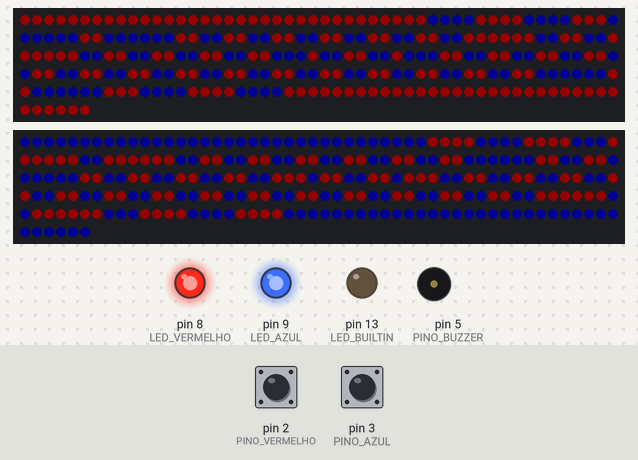
The sketch below on a simulated Arduino Nano, built with avr-gcc and run on an emulated ATmega328P. On the bench: 2 × 256 RGB LEDs in strip order, left to right, continuing on the next row, output pins drawn as LEDs (lit = HIGH), buzzer (waves = sounding). Inputs (shaded band) come from the test bench; at power-on: pin 2 (PINO_VERMELHO) HIGH, pin 3 (PINO_AZUL) HIGH. Dim RGB values are drawn brighter than linear.

Above: at 7.8 s.
7.9 s: pin 2 (PINO_VERMELHO) pulled LOW for 0.15 s
At 8.8 s:
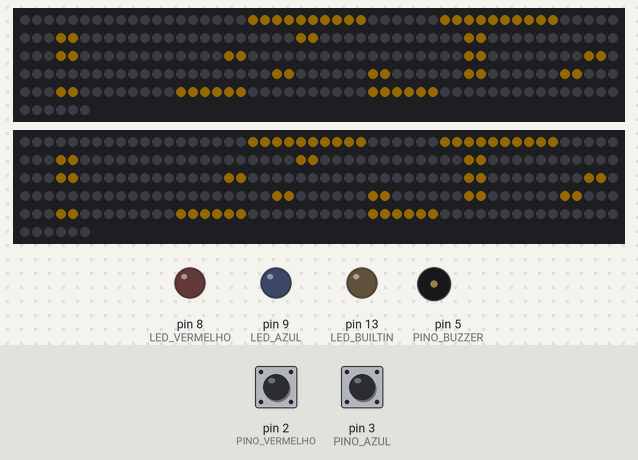
10.5 s: pin 3 (PINO_AZUL) pulled LOW for 1 s
At 12.5 s:
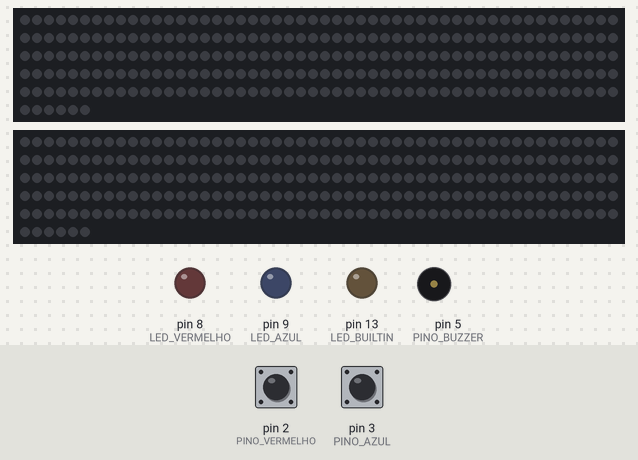
13.0 s: pin 3 (PINO_AZUL) pulled LOW for 0.15 s
At 13.08 s:
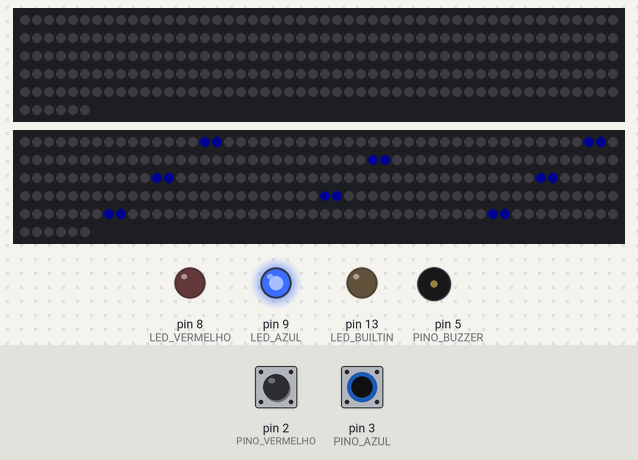
14.6 s: pin 2 (PINO_VERMELHO) pulled LOW for 1 s
At 15.4 s:
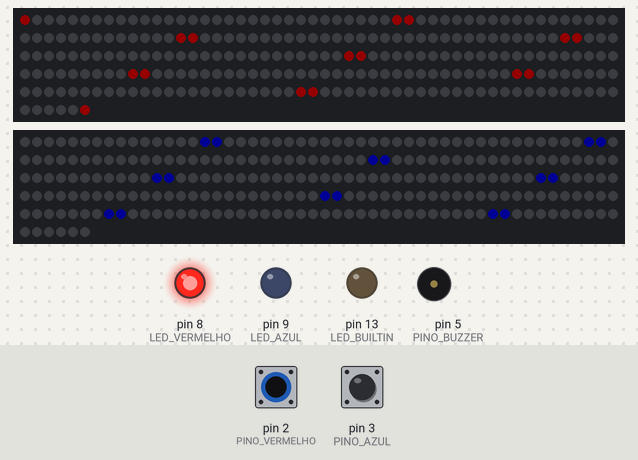
17.1 s: pin 3 (PINO_AZUL) pulled LOW for 0.15 s
At 17.5 s:
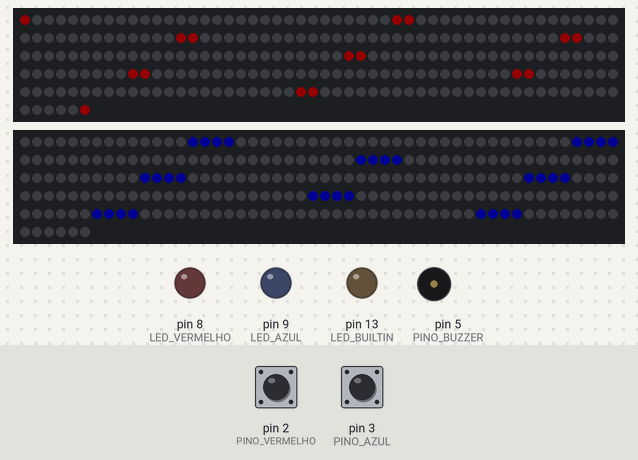
18.7 s: pin 2 (PINO_VERMELHO) driven LOW and pin 3 (PINO_AZUL) driven LOW
At 19.3 s:
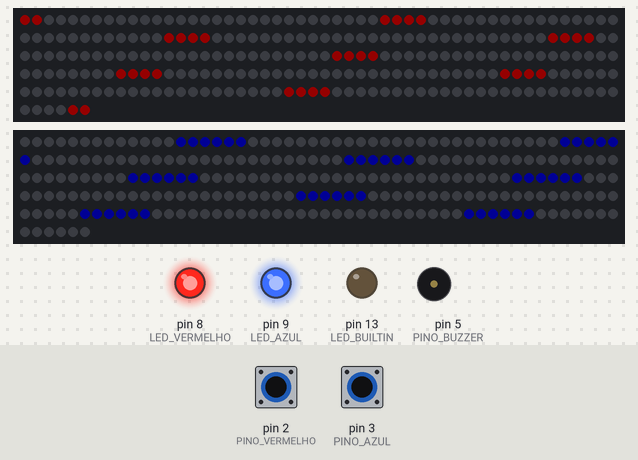
Timing chart, 0 to 21.2 s (numbered marks = the images above; inputs shaded):
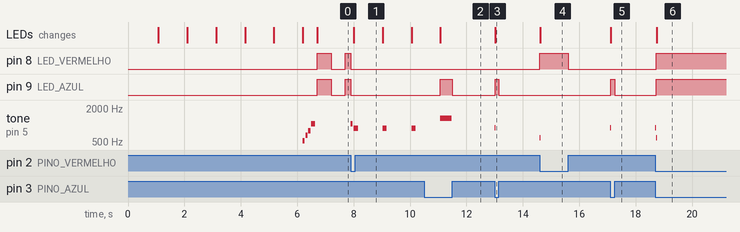

The sketch:

versao_arduino_nano.ino
```cpp
// =====================================================
//  Cabo de Guerra de LEDs - Vermelho x Azul
//  VERSÃO ANTIGA (histórico) - Arduino Nano (ATmega328P)
//  Substituída pela versão ESP32 em /firmware. Mantida para
//  mostrar a evolução do projeto (ver README).
//  2 malhas WS2812B 16x16 SEPARADAS, cada uma no seu pino
//  Biblioteca: Adafruit NeoPixel (Gerenciador de Bibliotecas)
// =====================================================
#include <Adafruit_NeoPixel.h>

// ---------------- CONFIGURAÇÃO ----------------
#define PINO_MALHA1     6   // DIN da malha 1 (lado do vermelho)
#define PINO_MALHA2     7   // DIN da malha 2 (lado do azul)
#define PINO_VERMELHO   2   // botão vermelho (outro lado no GND)
#define PINO_AZUL       3   // botão azul (outro lado no GND)
#define LED_VERMELHO    8   // LED dentro do botão vermelho
#define LED_AZUL        9   // LED dentro do botão azul
#define PINO_BUZZER     5   // buzzer PASSIVO (+ no D5, - no GND)
#define SOM_LIGADO      1   // 0 = jogo sem som

#define LARGURA_MALHA   16  // colunas de cada malha
#define ALTURA          16  // linhas de cada malha

// Malhas 16x16 rígidas costumam ser numeradas por LINHA em zigue-zague.
// Se o GO aparecer embaralhado, teste POR_COLUNA 1 e/ou ZIGZAG 0
#define POR_COLUNA      0   // 0 = por linha, 1 = por coluna
#define ZIGZAG          1   // 1 = sentido alterna a cada linha/coluna

// Se uma malha estiver montada de cabeça para baixo, mude para 1
#define GIRAR_MALHA1    0
#define GIRAR_MALHA2    0

#define BRILHO          20  // 0 a 255 (cuidado com a corrente da fonte!)
#define COLUNAS_POR_TOQUE 1
#define VEZES_PISCAR    4
#define DEBOUNCE_MS     30

// Ordem das cores dos LEDs. Se o vermelho aparecer verde (ou o contrário),
// troque NEO_GRB por NEO_RGB
#define ORDEM_CORES     NEO_GRB

// 1 = ao ligar, faz um teste de cores em cada malha (para achar defeitos)
// Depois que estiver tudo certo, mude para 0
#define TESTE_CORES     1
// ----------------------------------------------

#ifndef LED_BUILTIN
#define LED_BUILTIN 13  // LED da própria placa no Nano
#endif

#define LARGURA         (LARGURA_MALHA * 2)
#define LEDS_POR_MALHA  (LARGURA_MALHA * ALTURA)

Adafruit_NeoPixel malha1(LEDS_POR_MALHA, PINO_MALHA1, ORDEM_CORES + NEO_KHZ800);
Adafruit_NeoPixel malha2(LEDS_POR_MALHA, PINO_MALHA2, ORDEM_CORES + NEO_KHZ800);

uint32_t VERMELHO, AZUL, AMARELO, BRANCO;

// A struct precisa ficar ANTES de qualquer função, senão a IDE do Arduino
// cria os protótipos automáticos antes dela e dá erro de compilação
struct Botao {
  uint8_t pino;
  uint8_t antes;
  unsigned long t;
};

Botao bv = {PINO_VERMELHO, HIGH, 0};
Botao ba = {PINO_AZUL, HIGH, 0};

bool apertou(Botao &b);
void sincronizar(Botao &b);

// ---------------- DESENHO ----------------
// Converte (x, y) dentro de UMA malha no índice do LED
uint16_t indice(uint8_t lx, uint8_t y) {
#if POR_COLUNA
  if (ZIGZAG && (lx & 1)) y = ALTURA - 1 - y;
  return (uint16_t)lx * ALTURA + y;
#else
  if (ZIGZAG && (y & 1)) lx = LARGURA_MALHA - 1 - lx;
  return (uint16_t)y * LARGURA_MALHA + lx;
#endif
}

// x vai de 0 a 31: 0..15 = malha 1, 16..31 = malha 2
void pixel(int x, int y, uint32_t c) {
  if (x < 0 || x >= LARGURA || y < 0 || y >= ALTURA) return;
  uint8_t lx = x % LARGURA_MALHA;
  uint8_t ly = y;
  if (x < LARGURA_MALHA) {
    if (GIRAR_MALHA1) { lx = LARGURA_MALHA - 1 - lx; ly = ALTURA - 1 - ly; }
    malha1.setPixelColor(indice(lx, ly), c);
  } else {
    if (GIRAR_MALHA2) { lx = LARGURA_MALHA - 1 - lx; ly = ALTURA - 1 - ly; }
    malha2.setPixelColor(indice(lx, ly), c);
  }
}

void coluna(uint8_t x, uint32_t c) {
  for (uint8_t y = 0; y < ALTURA; y++) pixel(x, y, c);
}

void limpar() {
  malha1.clear();
  malha2.clear();
}

void encher(uint32_t c) {
  malha1.fill(c);
  malha2.fill(c);
}

void mostrar() {
  malha1.show();
  malha2.show();
}

// Fonte 5x7 (números da contagem) guardada na memória Flash (economiza RAM)
// Ordem: G, O, 3, 2, 1
const uint8_t FONTE[][7] PROGMEM = {
  {0b01110, 0b10001, 0b10000, 0b10111, 0b10001, 0b10001, 0b01111}, // G
  {0b01110, 0b10001, 0b10001, 0b10001, 0b10001, 0b10001, 0b01110}, // O
  {0b11111, 0b00010, 0b00100, 0b00010, 0b00001, 0b10001, 0b01110}, // 3
  {0b01110, 0b10001, 0b00001, 0b00010, 0b00100, 0b01000, 0b11111}, // 2
  {0b00100, 0b01100, 0b00100, 0b00100, 0b00100, 0b00100, 0b01110}, // 1
};

int8_t indiceFonte(char ch) {
  switch (ch) {
    case 'G': return 0;
    case 'O': return 1;
    case '3': return 2;
    case '2': return 3;
    case '1': return 4;
  }
  return -1;
}

// Na malha 16x16 os números ficam com o dobro do tamanho (10 x 14)
#define ESCALA_TEXTO  ((ALTURA >= 14) ? 2 : 1)

// Escreve o texto centralizado na malha indicada (0 = malha 1, 1 = malha 2)
void texto(const char *txt, uint8_t m, uint32_t c) {
  const uint8_t e = ESCALA_TEXTO;
  uint8_t n = strlen(txt);
  int largTxt = (n * 6 - 1) * e;
  int x0 = m * LARGURA_MALHA + (LARGURA_MALHA - largTxt) / 2;
  int y0 = (ALTURA - 7 * e) / 2;
  for (uint8_t i = 0; i < n; i++) {
    int8_t f = indiceFonte(txt[i]);
    if (f < 0) continue;
    for (uint8_t r = 0; r < 7; r++) {
      uint8_t linha = pgm_read_byte(&FONTE[f][r]);
      for (uint8_t b = 0; b < 5; b++) {
        if (linha & (1 << (4 - b))) {
          for (uint8_t dy = 0; dy < e; dy++)
            for (uint8_t dx = 0; dx < e; dx++)
              pixel(x0 + (i * 6 + b) * e + dx, y0 + r * e + dy, c);
        }
      }
    }
  }
}

// Letras GRANDES (6 x 12, traço grosso) para o "GO" da malha 16x16
#define LETRA_L   6
#define LETRA_A   12
const uint8_t G_GRANDE[LETRA_A] PROGMEM = {
  0b011110,
  0b111111,
  0b110011,
  0b110000,
  0b110000,
  0b110111,
  0b110111,
  0b110011,
  0b110011,
  0b110011,
  0b111111,
  0b011110,
};
const uint8_t O_GRANDE[LETRA_A] PROGMEM = {
  0b011110,
  0b111111,
  0b110011,
  0b110011,
  0b110011,
  0b110011,
  0b110011,
  0b110011,
  0b110011,
  0b110011,
  0b111111,
  0b011110,
};

void letraGrande(const uint8_t *letra, int x0, int y0, uint32_t c) {
  for (uint8_t r = 0; r < LETRA_A; r++) {
    uint8_t linha = pgm_read_byte(&letra[r]);
    for (uint8_t b = 0; b < LETRA_L; b++) {
      if (linha & (1 << (LETRA_L - 1 - b))) pixel(x0 + b, y0 + r, c);
    }
  }
}

// Pinta a malha inteira com a cor de fundo e escreve "GO" grande por cima
void telaGO(uint8_t m, uint32_t fundo, uint32_t letra) {
  for (uint8_t x = 0; x < LARGURA_MALHA; x++) coluna(m * LARGURA_MALHA + x, fundo);
  int largGO = LETRA_L * 2 + 2;  // 6 + 2 + 6 = 14
  int x0 = m * LARGURA_MALHA + (LARGURA_MALHA - largGO) / 2;
  int y0 = (ALTURA - LETRA_A) / 2;
  letraGrande(G_GRANDE, x0, y0, letra);
  letraGrande(O_GRANDE, x0 + LETRA_L + 2, y0, letra);
}

// ---------------- BOTÕES ----------------
// (a struct Botao fica lá no topo do arquivo)

// true só no instante em que o botão é apertado (com debounce)
bool apertou(Botao &b) {
  uint8_t v = digitalRead(b.pino);
  unsigned long agora = millis();
  if (v != b.antes && agora - b.t > DEBOUNCE_MS) {
    b.antes = v;
    b.t = agora;
    return v == LOW;
  }
  return false;
}

// Ignora o que foi apertado enquanto não estávamos lendo
void sincronizar(Botao &b) {
  b.antes = digitalRead(b.pino);
  b.t = millis();
}

// ---------------- SOM ----------------
// Notas (Hz)
#define NOTA_C5  523
#define NOTA_E5  659
#define NOTA_G5  784
#define NOTA_A5  880
#define NOTA_C6  1047
#define NOTA_E6  1319
#define NOTA_A4  440
#define NOTA_E4  330

// Toca sem travar o programa (o som segue enquanto o jogo roda)
void bip(unsigned int freq, unsigned long dur) {
#if SOM_LIGADO
  tone(PINO_BUZZER, freq, dur);
#endif
}

// Toca e espera terminar
void nota(unsigned int freq, unsigned long dur) {
  bip(freq, dur);
  delay(dur + 20);
}

void somLigou() {
  nota(NOTA_C5, 80);
  nota(NOTA_E5, 80);
  nota(NOTA_G5, 80);
  nota(NOTA_C6, 150);
}

// Som de "batida" quando as cores se encontram: desce de agudo para grave
void somEncontro() {
  for (int f = 1500; f >= 200; f -= 50) {
    bip(f, 20);
    delay(20);
  }
  noTone(PINO_BUZZER);
}

// ---------------- LEDs DOS BOTÕES ----------------
void ledsBotoes(bool vermelho, bool azul) {
  digitalWrite(LED_VERMELHO, vermelho ? HIGH : LOW);
  digitalWrite(LED_AZUL, azul ? HIGH : LOW);
}

// ---------------- ETAPAS DO JOGO ----------------
void telaInicio() {
  limpar();
  telaGO(0, VERMELHO, AZUL);   // malha do vermelho: fundo vermelho, GO azul
  telaGO(1, AZUL, VERMELHO);   // malha do azul: fundo azul, GO vermelho
  mostrar();
  sincronizar(bv);
  sincronizar(ba);
  unsigned long tPisca = millis();
  bool aceso = true;
  ledsBotoes(true, true);
  while (true) {
    if (apertou(bv) || apertou(ba)) {
      ledsBotoes(false, false);
      nota(NOTA_C6, 60);  // "ok, vamos começar"
      return;
    }
    // LEDs dos botões piscam devagar chamando para jogar
    if (millis() - tPisca > 500) {
      tPisca = millis();
      aceso = !aceso;
      ledsBotoes(aceso, aceso);
    }
    delay(5);
  }
}

void contagem() {
  const char *numeros[] = {"3", "2", "1"};
  for (uint8_t i = 0; i < 3; i++) {
    limpar();
    texto(numeros[i], 0, AMARELO);
    texto(numeros[i], 1, AMARELO);
    mostrar();
    bip(NOTA_A5, 150);  // bip em cada número
    delay(1000);
  }
  limpar();
  mostrar();
  bip(NOTA_E6, 400);    // bip longo e agudo: VALENDO!
  sincronizar(bv);
  sincronizar(ba);
}

void jogar(uint8_t &v, uint8_t &a) {
  v = 0;  // colunas do vermelho (enchem da esquerda, malha 1 -> malha 2)
  a = 0;  // colunas do azul (enchem da direita, malha 2 -> malha 1)
  while (v + a < LARGURA) {
    bool mudou = false;
    if (apertou(bv)) {
      for (uint8_t k = 0; k < COLUNAS_POR_TOQUE && v + a < LARGURA; k++) {
        coluna(v, VERMELHO);
        v++;
      }
      bip(600, 15);   // clique do vermelho (mais grave)
      mudou = true;
    }
    if (apertou(ba)) {
      for (uint8_t k = 0; k < COLUNAS_POR_TOQUE && v + a < LARGURA; k++) {
        coluna(LARGURA - 1 - a, AZUL);
        a++;
      }
      bip(900, 15);   // clique do azul (mais agudo)
      mudou = true;
    }
    if (mudou) mostrar();
    // LED do botão acende enquanto ele está apertado
    ledsBotoes(digitalRead(PINO_VERMELHO) == LOW, digitalRead(PINO_AZUL) == LOW);
  }
  ledsBotoes(false, false);
}

void mostrarVencedor(uint8_t v, uint8_t a) {
  somEncontro();  // ~0,6 s, enquanto mostra onde se encontraram
  delay(200);
  uint32_t c;
  if (v > a)      c = VERMELHO;
  else if (a > v) c = AZUL;
  else            c = BRANCO;  // empate
  bool ganhouV = (v >= a);  // no empate os dois piscam
  bool ganhouA = (a >= v);
  bool empate = (v == a);
  // Uma nota a cada piscada: vitória sobe, empate desce
  const unsigned int vitoria[] = {NOTA_C5, NOTA_E5, NOTA_G5, NOTA_C6};
  const unsigned int velha[]   = {NOTA_A4, NOTA_A4, NOTA_A4, NOTA_E4};
  for (uint8_t i = 0; i < VEZES_PISCAR; i++) {
    encher(c);
    mostrar();
    ledsBotoes(ganhouV, ganhouA);  // LED do botão vencedor pisca junto
    bip(empate ? velha[i % 4] : vitoria[i % 4], (i == VEZES_PISCAR - 1) ? 380 : 250);
    delay(400);
    limpar();
    mostrar();
    ledsBotoes(false, false);
    delay(400);
  }
}

// ---------------- SETUP / LOOP ----------------
void setup() {
  pinMode(PINO_VERMELHO, INPUT_PULLUP);
  pinMode(PINO_AZUL, INPUT_PULLUP);
  pinMode(LED_BUILTIN, OUTPUT);
  pinMode(LED_VERMELHO, OUTPUT);
  pinMode(LED_AZUL, OUTPUT);
  pinMode(PINO_BUZZER, OUTPUT);
  ledsBotoes(false, false);

  malha1.begin();
  malha2.begin();

  // Se faltou RAM para os LEDs, o LED da placa pisca sem parar
  if (malha1.numPixels() == 0 || malha2.numPixels() == 0) {
    while (true) {
      digitalWrite(LED_BUILTIN, !digitalRead(LED_BUILTIN));
      delay(150);
    }
  }

  VERMELHO = Adafruit_NeoPixel::Color(BRILHO, 0, 0);
  AZUL     = Adafruit_NeoPixel::Color(0, 0, BRILHO);
  AMARELO  = Adafruit_NeoPixel::Color(BRILHO, BRILHO * 180 / 255, 0);
  BRANCO   = Adafruit_NeoPixel::Color(BRILHO, BRILHO, BRILHO);

  limpar();
  mostrar();

#if TESTE_CORES
  // Malha 1: vermelho, verde, azul. Depois a malha 2: vermelho, verde, azul.
  uint32_t cores[] = {VERMELHO, Adafruit_NeoPixel::Color(0, BRILHO, 0), AZUL};
  for (uint8_t m = 0; m < 2; m++) {
    for (uint8_t i = 0; i < 3; i++) {
      limpar();
      if (m == 0) malha1.fill(cores[i]); else malha2.fill(cores[i]);
      mostrar();
      delay(1000);
    }
  }
  limpar();
  mostrar();
#endif

  somLigou();  // musiquinha ao ligar o jogo
}

void loop() {
  uint8_t v, a;
  telaInicio();
  contagem();
  jogar(v, a);
  mostrarVencedor(v, a);
}
```

Measured:
- after the input at 7.9 s, tone on pin 5 (PINO_BUZZER): plays 1047 Hz for 0.06 s, 880 Hz for 0.15 s, 880 Hz for 0.15 s, 880 Hz for 0.15 s, starting at once; the LEDs: change after 0.11 s (image 1)
- after the input at 10.5 s, pin 9 (LED_AZUL): LOW → HIGH after 0.57 s, → LOW 0.43 s later
- after the input at 13.0 s, pin 9 (LED_AZUL): LOW → HIGH at once, → LOW 0.13 s later; tone on pin 5 (PINO_BUZZER): silent → 900 Hz at once, → silent 0.02 s later; the LEDs: change at once (image 3)
- after the input at 14.6 s, pin 8 (LED_VERMELHO): LOW → HIGH at once, → LOW 1.0 s later; tone on pin 5 (PINO_BUZZER): silent → 600 Hz at once, → silent 0.02 s later; the LEDs: change at once (image 4)
- after the input at 17.1 s, pin 9 (LED_AZUL): LOW → HIGH at once, → LOW 0.13 s later; tone on pin 5 (PINO_BUZZER): silent → 900 Hz at once, → silent 0.02 s later; the LEDs: change at once (image 5)
- after the input at 18.7 s, pin 8 (LED_VERMELHO), pin 9 (LED_AZUL): LOW → HIGH at once; tone on pin 5 (PINO_BUZZER): silent → 900 Hz at once, → 600 Hz 0.02 s later, → silent 0.02 s later; the LEDs: change at once (image 6)
